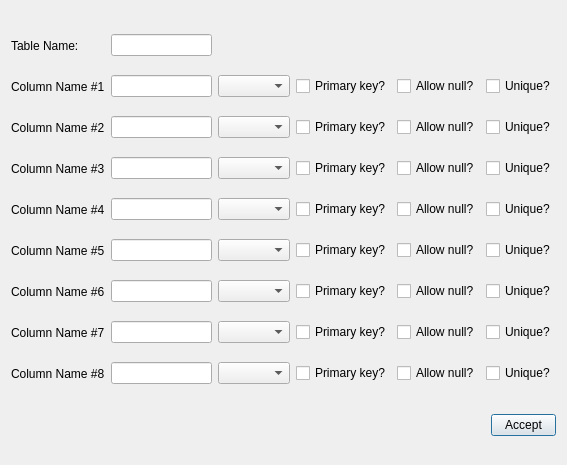
<?xml version="1.0" encoding="UTF-8"?>
<ui version="4.0">
 <class>tableCreation</class>
 <widget class="QDialog" name="tableCreation">
  <property name="geometry">
   <rect>
    <x>0</x>
    <y>0</y>
    <width>567</width>
    <height>465</height>
   </rect>
  </property>
  <property name="windowTitle">
   <string>Dialog</string>
  </property>
  <layout class="QVBoxLayout" name="verticalLayout">
   <item>
    <layout class="QGridLayout" name="gridLayout">
     <item row="0" column="1">
      <widget class="QLineEdit" name="inputTbName"/>
     </item>
     <item row="0" column="0" alignment="Qt::AlignLeft">
      <widget class="QLabel" name="label_6">
       <property name="minimumSize">
        <size>
         <width>0</width>
         <height>35</height>
        </size>
       </property>
       <property name="maximumSize">
        <size>
         <width>120</width>
         <height>55</height>
        </size>
       </property>
       <property name="text">
        <string>Table Name:</string>
       </property>
      </widget>
     </item>
     <item row="5" column="4">
      <widget class="QCheckBox" name="null_5">
       <property name="text">
        <string>Allow null?</string>
       </property>
      </widget>
     </item>
     <item row="3" column="3">
      <widget class="QCheckBox" name="priKey_3">
       <property name="text">
        <string>Primary key?</string>
       </property>
      </widget>
     </item>
     <item row="2" column="3">
      <widget class="QCheckBox" name="priKey_2">
       <property name="text">
        <string>Primary key?</string>
       </property>
      </widget>
     </item>
     <item row="2" column="4">
      <widget class="QCheckBox" name="null_2">
       <property name="text">
        <string>Allow null?</string>
       </property>
      </widget>
     </item>
     <item row="3" column="2">
      <widget class="QComboBox" name="variableType3"/>
     </item>
     <item row="1" column="4">
      <widget class="QCheckBox" name="null_1">
       <property name="text">
        <string>Allow null?</string>
       </property>
      </widget>
     </item>
     <item row="1" column="3">
      <widget class="QCheckBox" name="priKey_1">
       <property name="text">
        <string>Primary key?</string>
       </property>
      </widget>
     </item>
     <item row="1" column="2">
      <widget class="QComboBox" name="variableType1"/>
     </item>
     <item row="2" column="0">
      <widget class="QLabel" name="label_2">
       <property name="minimumSize">
        <size>
         <width>0</width>
         <height>35</height>
        </size>
       </property>
       <property name="maximumSize">
        <size>
         <width>16777215</width>
         <height>16777215</height>
        </size>
       </property>
       <property name="text">
        <string>Column Name #2</string>
       </property>
      </widget>
     </item>
     <item row="4" column="0">
      <widget class="QLabel" name="label_4">
       <property name="minimumSize">
        <size>
         <width>0</width>
         <height>35</height>
        </size>
       </property>
       <property name="maximumSize">
        <size>
         <width>16777215</width>
         <height>16777215</height>
        </size>
       </property>
       <property name="text">
        <string>Column Name #4</string>
       </property>
      </widget>
     </item>
     <item row="7" column="0">
      <widget class="QLabel" name="label_8">
       <property name="minimumSize">
        <size>
         <width>0</width>
         <height>35</height>
        </size>
       </property>
       <property name="text">
        <string>Column Name #7</string>
       </property>
      </widget>
     </item>
     <item row="7" column="2">
      <widget class="QComboBox" name="variableType7"/>
     </item>
     <item row="6" column="4">
      <widget class="QCheckBox" name="null_6">
       <property name="text">
        <string>Allow null?</string>
       </property>
      </widget>
     </item>
     <item row="7" column="1">
      <widget class="QLineEdit" name="inputCol7"/>
     </item>
     <item row="7" column="3">
      <widget class="QCheckBox" name="priKey_7">
       <property name="text">
        <string>Primary key?</string>
       </property>
      </widget>
     </item>
     <item row="7" column="4">
      <widget class="QCheckBox" name="null_7">
       <property name="text">
        <string>Allow null?</string>
       </property>
      </widget>
     </item>
     <item row="7" column="5">
      <widget class="QCheckBox" name="unique_7">
       <property name="text">
        <string>Unique?</string>
       </property>
      </widget>
     </item>
     <item row="6" column="5">
      <widget class="QCheckBox" name="unique_6">
       <property name="text">
        <string>Unique?</string>
       </property>
      </widget>
     </item>
     <item row="6" column="3">
      <widget class="QCheckBox" name="priKey_6">
       <property name="text">
        <string>Primary key?</string>
       </property>
      </widget>
     </item>
     <item row="6" column="2">
      <widget class="QComboBox" name="variableType6"/>
     </item>
     <item row="1" column="1">
      <widget class="QLineEdit" name="inputCol1"/>
     </item>
     <item row="2" column="5">
      <widget class="QCheckBox" name="unique_2">
       <property name="text">
        <string>Unique?</string>
       </property>
      </widget>
     </item>
     <item row="6" column="0">
      <widget class="QLabel" name="label_7">
       <property name="minimumSize">
        <size>
         <width>0</width>
         <height>35</height>
        </size>
       </property>
       <property name="text">
        <string>Column Name #6</string>
       </property>
      </widget>
     </item>
     <item row="5" column="5">
      <widget class="QCheckBox" name="unique_5">
       <property name="text">
        <string>Unique?</string>
       </property>
      </widget>
     </item>
     <item row="4" column="5">
      <widget class="QCheckBox" name="unique_4">
       <property name="text">
        <string>Unique?</string>
       </property>
      </widget>
     </item>
     <item row="6" column="1">
      <widget class="QLineEdit" name="inputCol6"/>
     </item>
     <item row="3" column="5">
      <widget class="QCheckBox" name="unique_3">
       <property name="text">
        <string>Unique?</string>
       </property>
      </widget>
     </item>
     <item row="1" column="5">
      <widget class="QCheckBox" name="unique_1">
       <property name="text">
        <string>Unique?</string>
       </property>
      </widget>
     </item>
     <item row="4" column="1">
      <widget class="QLineEdit" name="inputCol4"/>
     </item>
     <item row="4" column="2">
      <widget class="QComboBox" name="variableType4"/>
     </item>
     <item row="3" column="0">
      <widget class="QLabel" name="label_3">
       <property name="minimumSize">
        <size>
         <width>0</width>
         <height>35</height>
        </size>
       </property>
       <property name="maximumSize">
        <size>
         <width>16777215</width>
         <height>16777215</height>
        </size>
       </property>
       <property name="text">
        <string>Column Name #3</string>
       </property>
      </widget>
     </item>
     <item row="4" column="4">
      <widget class="QCheckBox" name="null_4">
       <property name="text">
        <string>Allow null?</string>
       </property>
      </widget>
     </item>
     <item row="3" column="4">
      <widget class="QCheckBox" name="null_3">
       <property name="text">
        <string>Allow null?</string>
       </property>
      </widget>
     </item>
     <item row="2" column="1">
      <widget class="QLineEdit" name="inputCol2"/>
     </item>
     <item row="1" column="0">
      <widget class="QLabel" name="label">
       <property name="minimumSize">
        <size>
         <width>0</width>
         <height>35</height>
        </size>
       </property>
       <property name="maximumSize">
        <size>
         <width>16777215</width>
         <height>16777215</height>
        </size>
       </property>
       <property name="text">
        <string>Column Name #1</string>
       </property>
      </widget>
     </item>
     <item row="2" column="2">
      <widget class="QComboBox" name="variableType2"/>
     </item>
     <item row="3" column="1">
      <widget class="QLineEdit" name="inputCol3"/>
     </item>
     <item row="4" column="3">
      <widget class="QCheckBox" name="priKey_4">
       <property name="text">
        <string>Primary key?</string>
       </property>
      </widget>
     </item>
     <item row="5" column="2">
      <widget class="QComboBox" name="variableType5"/>
     </item>
     <item row="5" column="1">
      <widget class="QLineEdit" name="inputCol5"/>
     </item>
     <item row="5" column="0">
      <widget class="QLabel" name="label_5">
       <property name="minimumSize">
        <size>
         <width>0</width>
         <height>35</height>
        </size>
       </property>
       <property name="maximumSize">
        <size>
         <width>16777215</width>
         <height>16777215</height>
        </size>
       </property>
       <property name="text">
        <string>Column Name #5</string>
       </property>
      </widget>
     </item>
     <item row="5" column="3">
      <widget class="QCheckBox" name="priKey_5">
       <property name="text">
        <string>Primary key?</string>
       </property>
      </widget>
     </item>
     <item row="8" column="0">
      <widget class="QLabel" name="label_9">
       <property name="minimumSize">
        <size>
         <width>0</width>
         <height>35</height>
        </size>
       </property>
       <property name="text">
        <string>Column Name #8</string>
       </property>
      </widget>
     </item>
     <item row="8" column="1">
      <widget class="QLineEdit" name="inputCol8"/>
     </item>
     <item row="8" column="2">
      <widget class="QComboBox" name="variableType8"/>
     </item>
     <item row="8" column="3">
      <widget class="QCheckBox" name="priKey_8">
       <property name="text">
        <string>Primary key?</string>
       </property>
      </widget>
     </item>
     <item row="8" column="4">
      <widget class="QCheckBox" name="null_8">
       <property name="text">
        <string>Allow null?</string>
       </property>
      </widget>
     </item>
     <item row="8" column="5">
      <widget class="QCheckBox" name="unique_8">
       <property name="text">
        <string>Unique?</string>
       </property>
      </widget>
     </item>
    </layout>
   </item>
   <item alignment="Qt::AlignRight">
    <widget class="QPushButton" name="acceptButton">
     <property name="maximumSize">
      <size>
       <width>65</width>
       <height>16777215</height>
      </size>
     </property>
     <property name="text">
      <string>Accept</string>
     </property>
    </widget>
   </item>
  </layout>
 </widget>
 <resources/>
 <connections/>
</ui>
